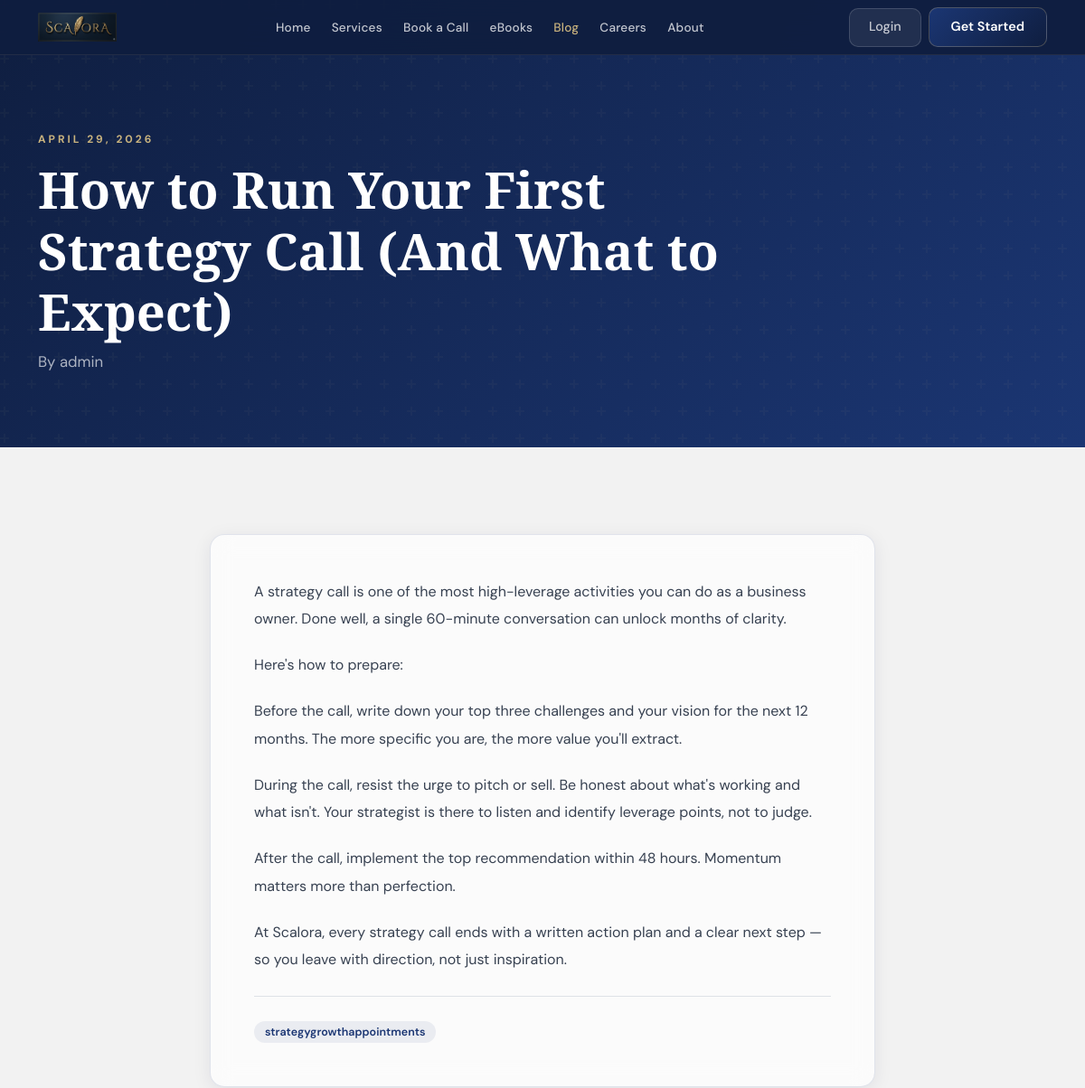
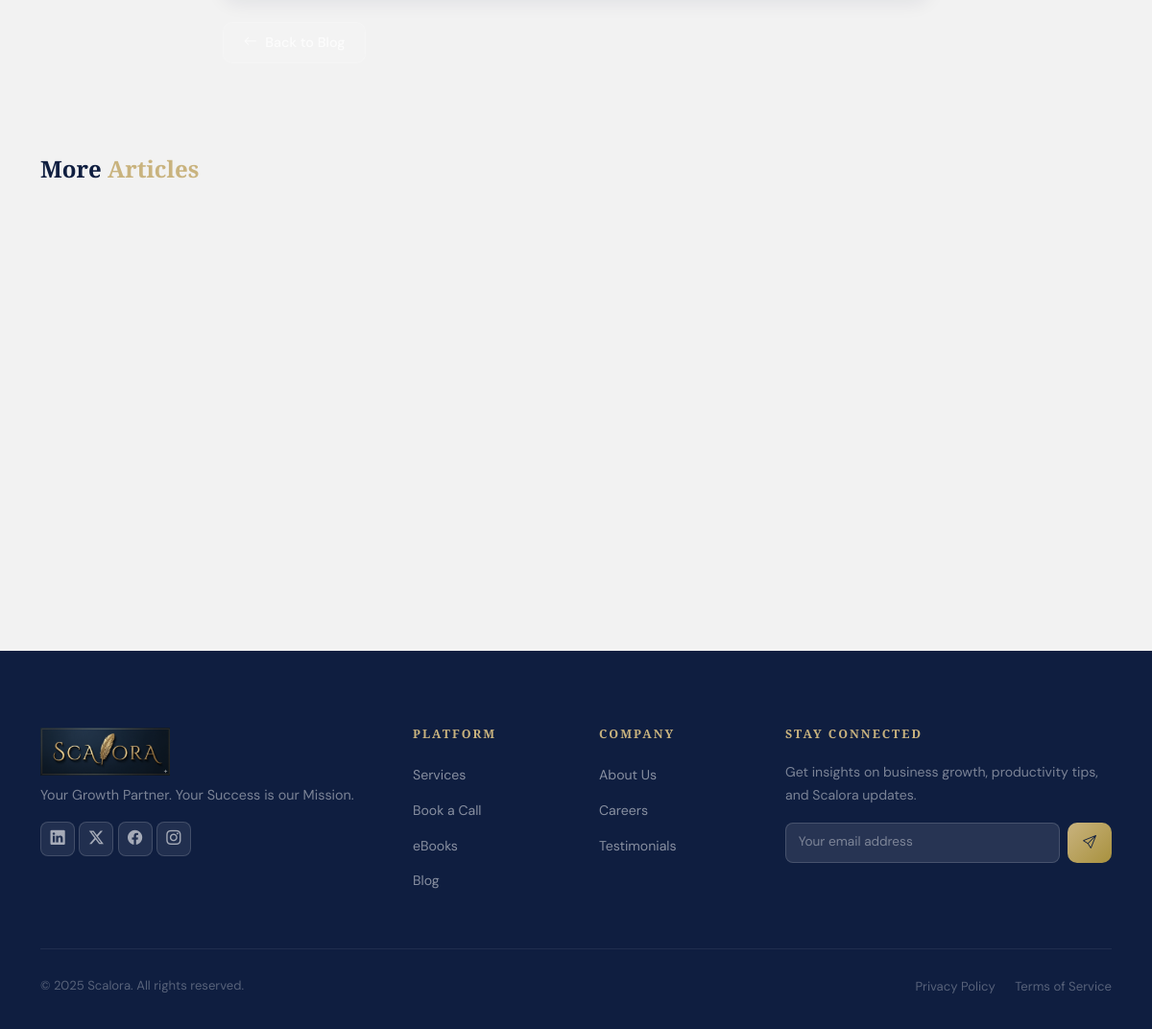
Page /blogs/how-to-run-your-first-strategy-call-and-what-to-expect/ on the committed database (2 pictures, top to bottom).
### blogs/models.py (models this page shows, shortened)
class Blog(models.Model):
    title = models.CharField(max_length=300)
    slug = models.SlugField(unique=True, blank=True)
    author = models.ForeignKey(User, on_delete=models.CASCADE, related_name='blogs')
    content = models.TextField()
    excerpt = models.TextField(max_length=300, blank=True)
    image = models.ImageField(upload_to='blog_images/', blank=True, null=True)
    tags = models.CharField(max_length=200, blank=True)
    is_published = models.BooleanField(default=True)
    created_at = models.DateTimeField(auto_now_add=True)
    updated_at = models.DateTimeField(auto_now=True)
    class Meta:
        ordering = ['-created_at']

### blogs/views.py (the view)
# urls.py: path('<slug:slug>/', views.blog_detail, name='detail'),
def blog_detail(request, slug):
    blog = get_object_or_404(Blog, slug=slug, is_published=True)
    related = Blog.objects.filter(is_published=True).exclude(pk=blog.pk)[:3]
    return render(request, 'blogs/detail.html', {'blog': blog, 'related': related})

### templates/blogs/detail.html (shortened to what this page needs)
{% extends 'base.html' %}
{% block content %}
<div class="page-header-section">
    <div class="container">
        <div class="section-eyebrow">{{ blog.created_at|date:"F j, Y" }}</div>
        <h1 class="page-title" style="max-width:800px;">{{ blog.title }}</h1>
        <p class="page-subtitle">By {{ blog.author.get_full_name|default:blog.author.username }}</p>
    </div>
</div>
<section class="py-section">
    <div class="container">
        <div class="row justify-content-center">
            <div class="col-lg-8">
                <div class="blog-content glass-card p-5">
                    <div class="blog-content-body">{{ blog.content|linebreaks }}</div>
                    {% if blog.tags %}
                    <div class="blog-tags mt-4 pt-4 border-top">
                        {% for tag in blog.tags.split %}
                        <span class="blog-tag-pill">{{ tag|cut:"," }}</span>
                        {% endfor %}
                    </div>
                    {% endif %}
                </div>
                <div class="mt-4">
                    <a href="{% url 'blogs:list' %}" class="btn scalora-btn-ghost">
                        <i class="bi bi-arrow-left me-2"></i>Back to Blog
                    </a>
                </div>
            </div>
        </div>
    </div>
</section>
{% if related %}
<section class="py-section pt-0">
    <div class="container">
        <h4 class="mb-4">More <span class="text-gold">Articles</span></h4>
        <div class="row g-4">
            {% for post in related %}
            <div class="col-md-4">
            </div>
            {% endfor %}
        </div>
    </div>
</section>
{% endif %}
{% endblock %}

### static/css/scalora.css (style rules this page uses)
:root { --primary-dark: #0F1E40; --primary: #1B3673; --primary-light: #4A5D8A; --secondary: #8C92AC; --gold: #c9b37e; --gold-light: #e0cc9e; --off-white: #F2F2F2; --white: #ffffff; --glass-bg: rgba(27, 54, 115, 0.15); --glass-border: rgba(201, 179, 126, 0.18); --glass-bg-dark: rgba(15, 30, 64, 0.75); --text-primary: #0F1E40; --text-light: rgba(255,255,255,0.85); --font-display: 'Playfair Display', Georgia, serif; --font-body: 'DM Sans', system-ui, sans-serif; --radius: 16px; --radius-sm: 10px; --shadow: 0 8px 40px rgba(15,30,64,0.18); --shadow-lg: 0 20px 60px rgba(15,30,64,0.25); --transition: all 0.3s cubic-bezier(0.4, 0, 0.2, 1); }
*, *::before, *::after { box-sizing: border-box; }
html { scroll-behavior: smooth; }
body { font-family: var(--font-body); color: var(--text-primary); background: var(--off-white); line-height: 1.7; overflow-x: hidden; }
h1,h2,h3,h4,h5,h6 { font-family: var(--font-display); font-weight: 700; line-height: 1.2; }
.text-gold { color: var(--gold) !important; }
.scalora-btn-ghost { background: rgba(255,255,255,0.08); color: rgba(255,255,255,0.75) !important; border: 1px solid rgba(255,255,255,0.15); border-radius: 10px; font-weight: 500; font-size: 0.9rem; padding: 0.6rem 1.3rem; transition: var(--transition); text-decoration: none; display: inline-flex; align-items: center; }
.glass-card { background: rgba(255,255,255,0.7); backdrop-filter: blur(12px); -webkit-backdrop-filter: blur(12px); border: 1px solid rgba(27,54,115,0.12); border-radius: var(--radius); box-shadow: 0 4px 20px rgba(15,30,64,0.08); transition: var(--transition); overflow: hidden; }
.py-section { padding: 6rem 0; }
.section-eyebrow { font-family: var(--font-body); font-size: 0.75rem; font-weight: 700; letter-spacing: 3px; text-transform: uppercase; color: var(--gold); margin-bottom: 0.75rem; display: block; }
.page-header-section { background: linear-gradient(135deg, var(--primary-dark) 0%, var(--primary) 100%); padding: 9rem 0 4rem; position: relative; overflow: hidden; }
.page-header-section::before { content: ''; position: absolute; inset: 0; }
.page-title { font-family: var(--font-display); font-size: clamp(2rem,5vw,3.5rem); color: var(--white); margin-bottom: 0.5rem; }
.page-subtitle { color: rgba(255,255,255,0.65); font-size: 1.05rem; max-width: 600px; }
.blog-tag-pill { background: rgba(27,54,115,0.08); color: var(--primary); border-radius: 50px; padding: 0.25rem 0.75rem; font-size: 0.78rem; font-weight: 600; margin-right: 0.4rem; }
.blog-content-body { font-size: 1rem; line-height: 1.9; color: #374151; }
.blog-content-body p { margin-bottom: 1.3rem; }

### rows in the picture
Blog: created_at "APRIL 29, 2026", title "How to Run Your First Strategy Call (And What to Expect)", author.get_full_name "admin", content "A strategy call is one of the most high-leverage activities you can do as a business owner. Done well, a single 60-minute conversation can unlock months of clarity. Here's how to prepare: Before the call, write down your top three challenges and your vision for the next 12 months. The more specific you are, the more value you'll extract. During the call, resist the urge to pitch or sell. Be honest about what's working and what isn't. Your strategist is there to listen and identify leverage points, not to judge. After the call, implement the top recommendation within 48 hours. Momentum matters more than perfection. At Scalora, every strategy call ends with a written action plan and a clear…", split "strategygrowthappointments"
